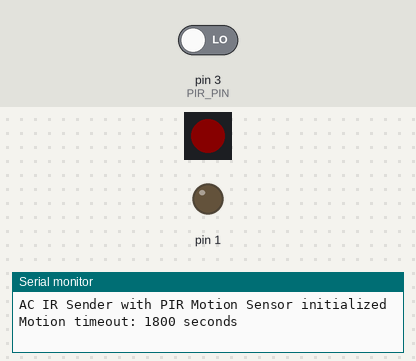
The sketch below on a simulated Arduino Uno, built for the host (arithmetic inside an expression is 32-bit, double 64-bit). Parts: 1 RGB LEDs in strip order, left to right, output pins drawn as LEDs (lit = HIGH), the last lines printed to the serial monitor. Inputs (shaded band) come from the test bench; at power-on: pin 3 (PIR_PIN) LOW. Dim RGB values are drawn brighter than linear.

Above: at 1.2 s.
1.3 s: pin 3 (PIR_PIN) driven HIGH
At 1.7 s:
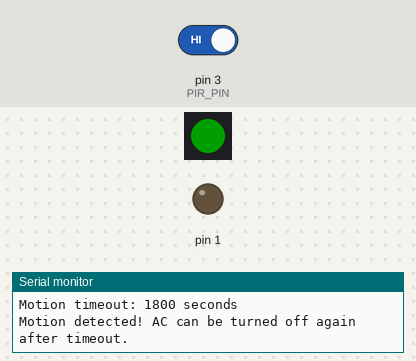
2.8 s: pin 3 (PIR_PIN) driven LOW
At 4.2 s:
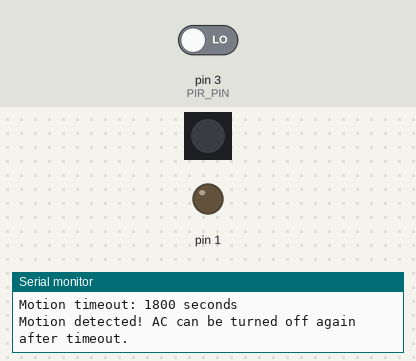
Timing chart, 0 to 5.8 s (numbered marks = the images above; inputs shaded):
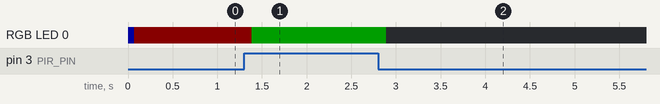

The sketch:

ir_sender.ino
```cpp
#include <IRremote.hpp> // IRremote 4.4.1 from Library Manager
#include <Adafruit_DotStar.h>

// PIR motion sensor configuration
#define PIR_PIN 3  // PIR sensor signal wired to the Trinket M0 pad labeled "3"
#define MOTION_TIMEOUT 1800000  // 30 minutes in milliseconds (30 * 60 * 1000)

// Onboard RGB status LED. The Trinket M0 has a DotStar on internal pins 7/8.
// On boards without a DotStar (the uno/esp CI profiles) these fall back to
// GPIO 7/8 so the sketch still compiles; the LED calls are harmless there.
#if defined(PIN_DOTSTAR_DATA) && defined(PIN_DOTSTAR_CLK)
  #define STATUS_DS_DATA PIN_DOTSTAR_DATA
  #define STATUS_DS_CLK  PIN_DOTSTAR_CLK
#else
  #define STATUS_DS_DATA 7
  #define STATUS_DS_CLK  8
#endif
#define STATUS_BRIGHTNESS 30  // 0-255; the onboard DotStar is very bright

// DOTSTAR_BGR is the onboard Trinket M0 color order. If colors look swapped on
// the bench (e.g. red shows as green), change this constant (try DOTSTAR_BRG).
Adafruit_DotStar statusLed(1, STATUS_DS_DATA, STATUS_DS_CLK, DOTSTAR_BGR);

unsigned long last_motion_time = 0;
bool ac_is_off = false;  // Track whether we've already sent the off command

// Status indicator: one helper plus a color per state.
void statusColor(uint8_t r, uint8_t g, uint8_t b) {
  statusLed.setPixelColor(0, r, g, b);
  statusLed.show();
}
#define STATUS_MOTION()  statusColor(0, 255, 0)   // green   - motion / occupied
#define STATUS_SENDING() statusColor(0, 0, 255)   // blue    - transmitting IR
#define STATUS_IDLE()    statusColor(80, 0, 0)    // dim red - timed out / AC off
#define STATUS_ARMED()   statusColor(0, 0, 0)     // off     - armed, no current motion

//4467 4347 608 1542 609 493 582 1568 582 493 582 493 582 493 582 493 582 1568 582 1568 583 493 582 493 582 1570 581 1570 581 495 580 1571 580 1571 580 495 580 1571 580 1571 580 495 580 1571 580 1571 580 495 581 1571 579 1571 580 1571 580 1571 580 1571 580 1571 580 1571 580 1571 580 1571 580 1572 579 1571 580 1571 580 1571 580 1571 580 1572 579 1571 580 1572 579 496 579 1572 579 1572 579 1572 579 496 579 1572 579 1572 579 1572 580 5167 4439 4377 579 496 579 1572 579 497 578 1572 579 1572 579 1572 579 1573 578 497 578 497 578 1573 578 1573 578 497 578 497 578 1573 578 497 578 497 578 1573 578 497 578 497 578 1573 578 497 578 498 577 1573 578 498 577 498 577 498 577 498 577 498 577 498 577 498 577 499 576 522 553 522 554 522 553 522 553 522 553 522 553 522 553 522 553 522 553 1598 553 522 553 522 554 522 553 1598 553 522 553 522 553 522 553
uint16_t on_code[199] = {0x1173, 0x10fb, 0x260, 0x606, 0x261, 0x1ed, 0x246, 0x620, 0x246, 0x1ed, 0x246, 0x1ed, 0x246, 0x1ed, 0x246, 0x1ed, 0x246, 0x620, 0x246, 0x620, 0x247, 0x1ed, 0x246, 0x1ed, 0x246, 0x622, 0x245, 0x622, 0x245, 0x1ef, 0x244, 0x623, 0x244, 0x623, 0x244, 0x1ef, 0x244, 0x623, 0x244, 0x623, 0x244, 0x1ef, 0x244, 0x623, 0x244, 0x623, 0x244, 0x1ef, 0x245, 0x623, 0x243, 0x623, 0x244, 0x623, 0x244, 0x623, 0x244, 0x623, 0x244, 0x623, 0x244, 0x623, 0x244, 0x623, 0x244, 0x623, 0x244, 0x624, 0x243, 0x623, 0x244, 0x623, 0x244, 0x623, 0x244, 0x623, 0x244, 0x624, 0x243, 0x623, 0x244, 0x624, 0x243, 0x1f0, 0x243, 0x624, 0x243, 0x624, 0x243, 0x624, 0x243, 0x1f0, 0x243, 0x624, 0x243, 0x624, 0x243, 0x624, 0x244, 0x142f, 0x1157, 0x1119, 0x243, 0x1f0, 0x243, 0x624, 0x243, 0x1f1, 0x242, 0x624, 0x243, 0x624, 0x243, 0x624, 0x243, 0x625, 0x242, 0x1f1, 0x242, 0x1f1, 0x242, 0x625, 0x242, 0x625, 0x242, 0x1f1, 0x242, 0x1f1, 0x242, 0x625, 0x242, 0x1f1, 0x242, 0x1f1, 0x242, 0x625, 0x242, 0x1f1, 0x242, 0x1f1, 0x242, 0x625, 0x242, 0x1f1, 0x242, 0x1f2, 0x241, 0x625, 0x242, 0x1f2, 0x241, 0x1f2, 0x241, 0x1f2, 0x241, 0x1f2, 0x241, 0x1f2, 0x241, 0x1f2, 0x241, 0x1f2, 0x241, 0x1f3, 0x240, 0x20a, 0x229, 0x20a, 0x22a, 0x20a, 0x229, 0x20a, 0x229, 0x20a, 0x229, 0x20a, 0x229, 0x20a, 0x229, 0x20a, 0x229, 0x20a, 0x229, 0x63e, 0x229, 0x20a, 0x229, 0x20a, 0x22a, 0x20a, 0x229, 0x63e, 0x229, 0x20a, 0x229, 0x20a, 0x229, 0x20a, 0x229};
uint16_t temp_code[199] = {0x1113, 0x1176, 0x207, 0x655, 0x207, 0x20b, 0x207, 0x655, 0x207, 0x654, 0x208, 0x20b, 0x208, 0x20b, 0x207, 0x654, 0x206, 0x20d, 0x207, 0x20d, 0x206, 0x655, 0x207, 0x20c, 0x207, 0x20d, 0x207, 0x654, 0x207, 0x655, 0x206, 0x20e, 0x206, 0x654, 0x207, 0x20c, 0x207, 0x20b, 0x208, 0x656, 0x206, 0x654, 0x207, 0x655, 0x207, 0x654, 0x207, 0x655, 0x207, 0x653, 0x207, 0x656, 0x207, 0x655, 0x207, 0x20c, 0x207, 0x20d, 0x207, 0x20d, 0x207, 0x20c, 0x208, 0x20d, 0x207, 0x20b, 0x208, 0x20d, 0x207, 0x20c, 0x207, 0x20c, 0x208, 0x20d, 0x208, 0x654, 0x207, 0x654, 0x208, 0x20e, 0x205, 0x20c, 0x208, 0x655, 0x207, 0x655, 0x207, 0x654, 0x207, 0x656, 0x206, 0x20b, 0x208, 0x20d, 0x207, 0x655, 0x206, 0x654, 0x207, 0x1470, 0x10fa, 0x1173, 0x206, 0x655, 0x207, 0x20b, 0x208, 0x656, 0x207, 0x655, 0x207, 0x20c, 0x208, 0x20d, 0x206, 0x655, 0x207, 0x20d, 0x206, 0x20e, 0x206, 0x656, 0x206, 0x20c, 0x207, 0x20c, 0x207, 0x657, 0x206, 0x655, 0x207, 0x20b, 0x207, 0x654, 0x207, 0x20d, 0x206, 0x20d, 0x207, 0x654, 0x207, 0x655, 0x207, 0x654, 0x207, 0x656, 0x206, 0x653, 0x207, 0x656, 0x206, 0x655, 0x207, 0x655, 0x206, 0x20d, 0x206, 0x20d, 0x206, 0x20d, 0x206, 0x20d, 0x206, 0x20d, 0x206, 0x20d, 0x206, 0x20d, 0x206, 0x20d, 0x206, 0x20d, 0x206, 0x20c, 0x207, 0x656, 0x206, 0x655, 0x206, 0x20d, 0x206, 0x20c, 0x206, 0x656, 0x206, 0x655, 0x206, 0x655, 0x208, 0x656, 0x207, 0x20d, 0x206, 0x20c, 0x207, 0x657, 0x206, 0x655, 0x207};

//4468 4347 608 1543 609 467 608 1541 610 493 582 492 582 493 582 493 582 1544 607 493 581 494 580 495 580 1571 580 1571 580 495 580 1571 580 1571 580 496 579 1572 579 1571 580 495 580 1571 580 1571 580 495 580 1571 580 1572 579 1571 580 1571 580 1571 579 1572 579 1571 580 1571 580 1572 579 1571 580 1571 580 1571 580 1571 580 1572 579 1571 580 1571 580 1571 580 1571 580 1571 580 1571 580 1572 579 496 579 1572 579 1572 579 1572 579 5166 4439 4376 579 496 579 1572 579 496 579 1572 579 1572 579 1572 579 1572 579 496 579 1572 579 1572 579 1572 579 496 579 497 579 1572 579 496 579 496 579 1572 579 496 579 496 579 1572 579 496 579 497 578 1573 578 497 578 497 578 497 578 497 578 496 579 497 578 497 578 497 578 497 578 497 578 497 578 497 578 497 578 497 578 497 578 497 578 497 578 497 578 497 578 497 579 497 578 1573 578 497 579 497 579 497 578
uint16_t off_code[559] = {0x2319, 0x11a9, 0x27d, 0x239, 0x27d, 0x687, 0x27b, 0x686, 0x27d, 0x23a, 0x27b, 0x689, 0x27b, 0x687, 0x27d, 0x686, 0x27d, 0x23a, 0x27c, 0x23b, 0x27b, 0x687, 0x27d, 0x23a, 0x27c, 0x23a, 0x27c, 0x238, 0x27e, 0x23a, 0x264, 0x253, 0x27b, 0x239, 0x27d, 0x239, 0x265, 0x251, 0x27d, 0x23a, 0x27c, 0x239, 0x27d, 0x239, 0x27d, 0x688, 0x27c, 0x23a, 0x27c, 0x23a, 0x27c, 0x239, 0x27c, 0x23a, 0x27c, 0x23b, 0x27b, 0x687, 0x27c, 0x688, 0x27c, 0x23a, 0x27c, 0x687, 0x27c, 0x238, 0x27d, 0x239, 0x27d, 0x687, 0x27c, 0x239, 0x27d, 0x4e23, 0x27d, 0x687, 0x27c, 0x239, 0x27d, 0x239, 0x27d, 0x238, 0x27d, 0x686, 0x27d, 0x239, 0x27d, 0x239, 0x27d, 0x239, 0x27d, 0x23a, 0x27c, 0x239, 0x27d, 0x239, 0x27d, 0x238, 0x27e, 0x239, 0x265, 0x250, 0x27e, 0x686, 0x265, 0x69d, 0x27f, 0x239, 0x27c, 0x239, 0x27c, 0x239, 0x27d, 0x239, 0x27d, 0x23a, 0x27c, 0x238, 0x27e, 0x23a, 0x27c, 0x23b, 0x27b, 0x23b, 0x27a, 0x23a, 0x27e, 0x239, 0x27d, 0x239, 0x27d, 0x686, 0x27d, 0x688, 0x27c, 0x687, 0x27c, 0x239, 0x27d, 0x9c4d, 0x22fe, 0x11a9, 0x27c, 0x237, 0x268, 0x6a0, 0x27b, 0x686, 0x27d, 0x238, 0x266, 0x69e, 0x27d, 0x687, 0x27c, 0x688, 0x27b, 0x237, 0x267, 0x250, 0x27d, 0x686, 0x27e, 0x239, 0x27d, 0x23c, 0x262, 0x250, 0x27d, 0x239, 0x27d, 0x237, 0x267, 0x251, 0x27d, 0x238, 0x27d, 0x238, 0x27d, 0x239, 0x27d, 0x239, 0x27d, 0x238, 0x27e, 0x686, 0x27d, 0x23a, 0x27c, 0x239, 0x27d, 0x239, 0x27c, 0x239, 0x27d, 0x239, 0x27d, 0x685, 0x27e, 0x23b, 0x27b, 0x686, 0x27e, 0x686, 0x27d, 0x23a, 0x27c, 0x23a, 0x27c, 0x688, 0x27b, 0x239, 0x27d, 0x4e23, 0x27c, 0x239, 0x27d, 0x238, 0x27e, 0x238, 0x27d, 0x23a, 0x27c, 0x239, 0x27d, 0x238, 0x266, 0x251, 0x27d, 0x239, 0x27d, 0x23a, 0x27c, 0x239, 0x27d, 0x23a, 0x27c, 0x239, 0x27d, 0x23b, 0x27b, 0x23a, 0x27c, 0x239, 0x27d, 0x23a, 0x27c, 0x23a, 0x27c, 0x239, 0x27d, 0x239, 0x27d, 0x239, 0x27d, 0x239, 0x27d, 0x23a, 0x27b, 0x238, 0x27e, 0x23a, 0x27d, 0x239, 0x27d, 0x239, 0x27d, 0x23a, 0x27c, 0x239, 0x27d, 0x239, 0x27d, 0x687, 0x27c, 0x23a, 0x27c, 0x688, 0x27b, 0x9c4e, 0x2300, 0x11a8, 0x27d, 0x237, 0x27e, 0x684, 0x27f, 0x687, 0x27c, 0x23a, 0x27c, 0x688, 0x27b, 0x686, 0x27d, 0x686, 0x27d, 0x239, 0x27d, 0x238, 0x27e, 0x686, 0x27d, 0x238, 0x27e, 0x254, 0x262, 0x237, 0x27f, 0x239, 0x27d, 0x237, 0x27f, 0x238, 0x27e, 0x238, 0x27e, 0x237, 0x27f, 0x238, 0x27e, 0x239, 0x27d, 0x238, 0x27e, 0x685, 0x27e, 0x239, 0x27d, 0x253, 0x263, 0x23b, 0x27b, 0x237, 0x27f, 0x237, 0x27f, 0x685, 0x27e, 0x686, 0x27e, 0x685, 0x27f, 0x684, 0x280, 0x238, 0x27e, 0x236, 0x280, 0x688, 0x27b, 0x237, 0x27f, 0x4e22, 0x280, 0x237, 0x27f, 0x237, 0x27f, 0x236, 0x280, 0x237, 0x27f, 0x236, 0x280, 0x236, 0x280, 0x238, 0x27e, 0x235, 0x281, 0x237, 0x27f, 0x235, 0x281, 0x236, 0x280, 0x236, 0x281, 0x235, 0x281, 0x236, 0x280, 0x237, 0x27f, 0x237, 0x27f, 0x236, 0x280, 0x236, 0x280, 0x234, 0x282, 0x235, 0x281, 0x685, 0x27f, 0x237, 0x27f, 0x684, 0x27f, 0x683, 0x281, 0x234, 0x282, 0x236, 0x280, 0x236, 0x27f, 0x238, 0x27e, 0x684, 0x27f, 0x684, 0x27f, 0x685, 0x27e, 0x236, 0x280, 0x9c48, 0x2302, 0x11a6, 0x280, 0x236, 0x280, 0x235, 0x281, 0x235, 0x281, 0x235, 0x281, 0x235, 0x281, 0x236, 0x280, 0x236, 0x280, 0x234, 0x282, 0x237, 0x27f, 0x236, 0x280, 0x235, 0x281, 0x236, 0x280, 0x236, 0x27f, 0x234, 0x282, 0x237, 0x27f, 0x235, 0x281, 0x235, 0x281, 0x235, 0x281, 0x237, 0x27f, 0x236, 0x280, 0x235, 0x281, 0x235, 0x281, 0x235, 0x280, 0x235, 0x281, 0x236, 0x280, 0x235, 0x281, 0x235, 0x281, 0x683, 0x281, 0x236, 0x280, 0x682, 0x281, 0x236, 0x27f, 0x684, 0x27f, 0x236, 0x280, 0x683, 0x280, 0x238, 0x27e, 0x4e22, 0x27e, 0x236, 0x280, 0x236, 0x280, 0x235, 0x281, 0x235, 0x281, 0x236, 0x280, 0x235, 0x280, 0x238, 0x27e, 0x235, 0x280, 0x237, 0x27f, 0x236, 0x280, 0x237, 0x280, 0x235, 0x281, 0x236, 0x280, 0x235, 0x281, 0x237, 0x27f, 0x236, 0x280, 0x236, 0x280, 0x235, 0x281, 0x236, 0x280, 0x236, 0x280, 0x236, 0x280, 0x234, 0x282, 0x235, 0x281, 0x235, 0x281, 0x234, 0x282, 0x236, 0x27f, 0x236, 0x280, 0x235, 0x281, 0x235, 0x281, 0x684, 0x280, 0x235, 0x281, 0x236, 0x27f};
void setup() {
  pinMode (1, OUTPUT);
#if defined(INPUT_PULLDOWN)
  pinMode (PIR_PIN, INPUT_PULLDOWN);  // pull low so a disconnected/idle line reads LOW (SAMD/ESP32)
#else
  pinMode (PIR_PIN, INPUT);           // AVR/ESP8266 have no internal pulldown
#endif
  Serial.begin(9600);
  IrSender.begin(1);

  statusLed.begin();
  statusLed.setBrightness(STATUS_BRIGHTNESS);

  // Initialize with current time - assume there's motion at startup
  last_motion_time = millis();

  // Send initial off code as before
  STATUS_SENDING();
  IrSender.sendRaw(off_code, sizeof(off_code)/sizeof(off_code[0]), 38);
  ac_is_off = true;
  STATUS_IDLE();

  Serial.println("AC IR Sender with PIR Motion Sensor initialized");
  Serial.print("Motion timeout: ");
  Serial.print(MOTION_TIMEOUT / 1000);
  Serial.println(" seconds");
}

void loop() {
  // Read PIR sensor state (HIGH = motion detected, LOW = no motion)
  int motion_detected = digitalRead(PIR_PIN);

  // If motion is detected, update the last motion time and reset AC off flag
  if (motion_detected == HIGH) {
    last_motion_time = millis();
    if (ac_is_off) {
      Serial.println("Motion detected! AC can be turned off again after timeout.");
      ac_is_off = false;  // Reset flag so we can turn off AC again after timeout
    }
  }

  // Check if no motion timeout has been reached
  // Due to unsigned math being modulo, this still works when millis() wraps around after ~50 days
  unsigned long time_since_motion = (unsigned long)(millis() - last_motion_time);

  if (time_since_motion > MOTION_TIMEOUT && !ac_is_off) {
    // No motion for 1 hour and we haven't sent the off code yet
    Serial.print("No motion for ");
    Serial.print(MOTION_TIMEOUT / 1000);
    Serial.println(" seconds. Sending AC OFF command.");

    STATUS_SENDING();
    IrSender.sendRaw(off_code, sizeof(off_code)/sizeof(off_code[0]), 38);
    ac_is_off = true;

    Serial.println("AC OFF command sent.");
  }

  // Reflect the *current* state on the status LED every loop, so it tracks the
  // sensor live instead of latching green until the timeout.
  if (ac_is_off) {
    STATUS_IDLE();          // dim red - timed out, AC switched off
  } else if (motion_detected == HIGH) {
    STATUS_MOTION();        // green   - motion present right now
  } else {
    STATUS_ARMED();         // off     - occupied window, no current motion
  }

  // Small delay to avoid excessive polling
  delay(100);
}
```

Measured:
- after the input at 1.3 s, RGB LED 0: RGB(9, 0, 0) → RGB(0, 30, 0) after 0.09 s
- after the input at 2.8 s, RGB LED 0: RGB(0, 30, 0) → off after 0.09 s
